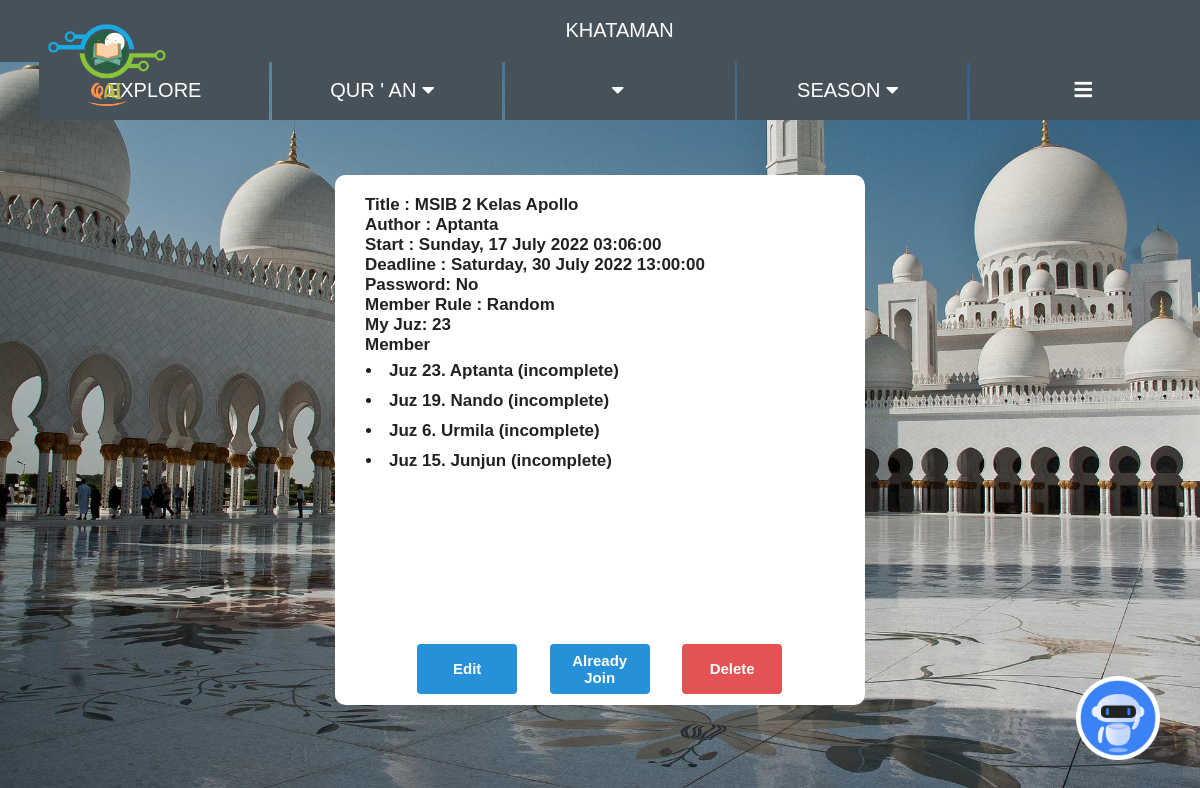
The page /bkhatam/join/1 (signed in) on the database its author committed.
### ownlibs/dbmodels.py (models this page shows, shortened)
class Khatam(db.Model):
    __tablename__="Khatam"
    id = db.Column(db.Integer, primary_key=True)
    author_id = db.Column(db.Integer, db.ForeignKey("Users.id"), nullable=False)
    title = db.Column(db.String(30), nullable=False)
    start = db.Column(db.DateTime, default=datetime.utcnow)
    deadline = db.Column(db.DateTime)
    setpassword = db.Column(db.Boolean, nullable=False, default=False)
    password = db.Column(db.String(20))
    member_rule = db.Column(db.String, nullable=False, default="random")
    member_juz = db.Column(db.String, nullable=False)
    member_complete = db.Column(db.String, nullable=False)
    extended = db.Column(db.Integer, nullable=False, default=0)

class Users(db.Model, UserMixin):
    __tablename__="Users"
    id = db.Column(db.Integer, primary_key=True)
    date_join = db.Column(db.DateTime, default=datetime.utcnow)
    username = db.Column(db.String(20), nullable=False, unique=True)
    gender = db.Column(db.String, nullable=False, default="Female")
    email = db.Column(db.String(20), nullable=False, unique=True) #unique=True
    password = db.Column(db.String(128), nullable=False)
    last_read = db.Column(db.Integer)
    bookmarks = db.Column(db.String)
    ap = db.Column(db.Integer, nullable=False, default=0)
    read_ayahs = db.Column(db.Integer, nullable=False, default=0)
    read_juz = db.Column(db.Integer, nullable=False, default=0)
    anonym = db.Column(db.Boolean, nullable=False, default=False)
    on_season = db.Column(db.String, nullable=False, default="1")
    visit_explore = db.Column(db.Integer, nullable=False, default=0)
    khatam_post = db.relationship("Khatam", backref="author") #lazy = True
    progress_khatam = db.relationship("PKhatam", backref="owner")
    friends = db.relationship("Friends", backref="owner")
    progress_dmission = db.relationship("PDMission", backref="owner")
    season_history = db.relationship("SeasonHistory", backref="owner")
    khatam_member = db.relationship("Khatam", secondary=UserKhatam, backref="members")
    retry_same_ayah = db.Column(db.Integer, nullable=False, default=0)
    retried_ayahnquran = db.Column(db.Integer)

### app.py (the view, shortened to what this page needs)
@app.route("/bkhatam/join/<id>", methods=["GET", "POST"])
@login_required
def jkhatam(id=1):
    found_khatam = Khatam.query.filter_by(id=int(id)).first()
    ls_juz = [1*i for i in range(1, 31)]
    readed_juz = str2list(found_khatam.member_juz)
    for i in readed_juz:
        ls_juz.remove(i)
    jkform = JKhatam()
    ls_my_juz = []
    for i in current_user.progress_khatam:
        ls_my_juz.append(i.juz)
    return render_template("/khatam/jkhatam.html",
    jkform=jkform,
    found_khatam=found_khatam,
    utc2loc=utc2loc,
    str2list=str2list,
    sstr2list=sstr2list,
    ls_juz=ls_juz)

### app.py (called while the page is built)
@lm.user_loader
def load_user(user_id):
    return Users.query.get(int(user_id))

### ownlibs/utils.py (called while the page is built)
def utc2loc(utcdate=datetime.utcnow(), caller=None): #caller=None for jinja
    unix_epoch = time.mktime(utcdate.timetuple())
    offset = datetime.fromtimestamp(unix_epoch) - datetime.utcfromtimestamp(unix_epoch)
    local_dt = utcdate + offset
    return local_dt.strftime("%A, %d %B %Y %H:%M:00")

def str2list(str=""):
    try:
        ls = str.split(",")
        while ls.count(""):
            ls.remove("")
        ls = list(ls)
    except:
        ls = []
    try:
        for i in range(len(ls)):
            ls[i] = int(ls[i])
    except:
        ls = []
    return ls #datatype int

### templates/khatam/jkhatam.html (shortened to what this page needs)
{% extends "theme.html" %}
{% block body %}
  <div class="nextjoin">
    <form method="post" action="">
      <br>
      <label class="listjoin">Title : {{found_khatam.title}}</label>
      <br>
      <label class="listjoin">Author : {{found_khatam.author.username}}</label>
      <br>
      <label class="listjoin">Start : {{utc2loc(found_khatam.start)}}</label>
      <br>
      <label class="listjoin">Deadline : {{utc2loc(found_khatam.deadline)}}</label>
      <br>
      {% if found_khatam.setpassword == 0 %}
          {% set pass = "No" %}
          <label class="listjoin"><strong>Password: </strong>{{pass}}</label>
      {% endif %}
      <br>
      <label class="listjoin">Member Rule : {{found_khatam.member_rule}}</label>
      <br>
      {% set ls_juz = [1,2,3,4,5,6,7,8,9,10,11,12,13,14,15,16,17,18,19,20,21,22,23,24,25,26,27,28,29,30] %}
          {% set member_juz = str2list(found_khatam.member_juz) %}
            {% if current_user not in found_khatam.members %}
                {% if found_khatam.member_rule == "Free to Choose"%}
                    <label class="listjoin"><strong>My Juz: </strong></label>
                    <br>
                    <select class="juz" name="my_juz" id="my_juz">
                        {% for i in ls_juz %}
                            <option value="{{i}}">{{i}}</option>
                        {% endfor %}
                    </select>
                    <br>
                {% endif %}
            {% else %}
                {% for i in range(found_khatam.members|length) %}
                  {% if found_khatam.members[i] == current_user %}
                  <label class="listjoin"><strong>My Juz: </strong>{{ str2list(found_khatam.member_juz)[i] }}</label>
                  <br>
                  {% endif %}
                {% endfor %}
            {% endif %}
        <label class="listjoin"><strong>Member</strong></label><br>
        <div class="container-member">
            {% for j in range(found_khatam.members|length) %}
                <li class="listjoin">Juz {{ str2list(found_khatam.member_juz)[j] }}. {{ found_khatam.members[j].username }}
                {% set progress = [] %}
                {% if found_khatam.id in progress %}
                    (incomplete) </li>
                {% else %}
                    (complete) </li>
                {% endif %}
            {% endfor %}
        </div>
        {% if current_user in found_khatam.members %}
            <button onclick="alert('Already join this khataman');" style="left: 39%;" class="bjoin" type="submit" disabled>Already Join</button>
        {% elif found_khatam.members|length >= 30 %}
            <button onclick="alert('Khataman full');" style="left: 39%;" class="bjoin" type="button" disabled>Full</button>
        {% elif current_user not in found_khatam.members %}
            <button class="bjoin" type="submit">Join</button>
        {% else %}
            <button onclick="alert('Already join this khataman');" class="bjoin" type="submit" disabled>Already Join</button>
        {% endif %}
    </form>
    {% if found_khatam.author == current_user %}
        <form action="{{url_for('ekhatam', id=found_khatam.id)}}">
            <button id="btn_ekhatam" class="bjoin" type="submit">Edit</button>
        </form>
        <button onclick="$('#del-modal').modal('show');" id="btn_dkhatam" class="bjoin" type="button">Delete</button>
    {% endif %}
  </div>
{% endblock %}

### static/style.css (style rules this page uses)
body { margin: 0; padding: 0; background: url("/static/masjid.jpg"); background-size: cover; background-repeat: no-repeat; }
.listjoin { padding: 5px 30px; }
.bjoin { width: 100px; height: 50px; background-color: #2691d9; color: white; padding: 8px 12px; margin: 8px; border: none; border-radius: 4px; cursor: pointer; position: relative; left: 36%; font-family:'Franklin Gothic Medium', 'Arial Narrow', Arial, sans-serif; font-size: 15px; font-weight: bold; }
.nextjoin { position: absolute; top: 55%; left: 50%; transform: translate(-50%, -50%); height: 530px; width: 530px; background: rgba(255, 255, 255, 1); font-family:'Franklin Gothic Medium', 'Arial Narrow', Arial, sans-serif; font-size: 17px; font-weight: bold; border-radius: 2%; }
.bjoin[type=submit] { top: 87%; left: 38%; background-color: #2691d9; color: white; border: none; border-radius: 4px; cursor: pointer; position: absolute; }
#btn_ekhatam { left: 14%; top: 87%; background-color: #2691d9; color: white; border: none; border-radius: 4px; cursor: pointer; position: absolute; }
#btn_dkhatam { left: 64%; top: 87%; background-color: rgb(220, 40, 40, 0.8); color: white; border: none; border-radius: 4px; cursor: pointer; position: absolute; }
.container-member { position: relative; top: 1px; left: 1px; overflow: auto; width: 95%; height: 120px; border-radius: 10px; }

### templates/theme.html (style rules this page uses)
body { background-color: rgb(195, 203, 209); }

### rows shown on the page
Khatam: title "MSIB 2 Kelas Apollo", start "Sunday, 17 July 2022 03:06:00", deadline "Saturday, 30 July 2022 13:00:00", member_rule "Random", member_juz "23", member_juz "23" "19" "6" "15"
Users: author.username "Aptanta", username "Aptanta"
Users: username "Nando"
Users: username "Urmila"
Users: username "Junjun"

### other values the page prints
{{ pass }} "No"
